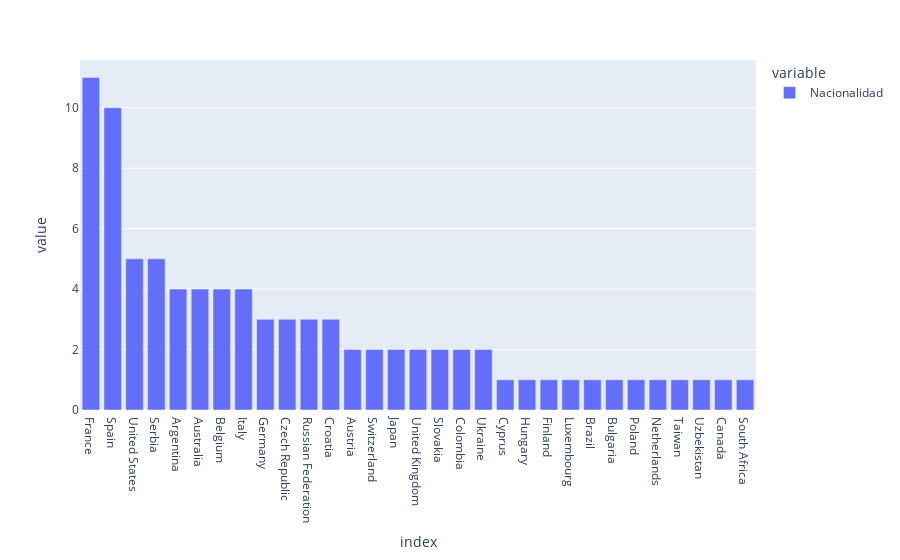

Write notebook code for a chart like this one.
### Code cell
px.bar(tdf_2012.Nacionalidad.value_counts())

### Figure 1 — Plotly figure (JSON) as saved in the notebook; plotly's stock layout.template omitted (floating-point values rounded to 4 significant figures)
{"data": [{"alignmentgroup": "True", "hovertemplate": "variable=Nacionalidad<br>index=%{x}<br>value=%{y}<extra></extra>", "legendgroup": "Nacionalidad", "marker": {"color": "#636efa"}, "name": "Nacionalidad", "offsetgroup": "Nacionalidad", "orientation": "v", "showlegend": true, "textposition": "auto", "type": "bar", "x": ["France", "Spain", "United States", "Serbia", "Argentina", "Australia", "Belgium", "Italy", "Germany", "Czech Republic", "Russian Federation", "Croatia", "Austria", "Switzerland", "Japan", "United Kingdom", "Slovakia", "Colombia", "Ukraine", "Cyprus", "Hungary", "Finland", "Luxembourg", "Brazil", "Bulgaria", "Poland", "Netherlands", "Taiwan", "Uzbekistan", "Canada", "South Africa"], "xaxis": "x", "y": [11, 10, 5, 5, 4, 4, 4, 4, 3, 3, 3, 3, 2, 2, 2, 2, 2, 2, 2, 1, 1, 1, 1, 1, 1, 1, 1, 1, 1, 1, 1], "yaxis": "y"}], "layout": {"barmode": "relative", "legend": {"title": {"text": "variable"}, "tracegroupgap": 0}, "margin": {"t": 60}, "xaxis": {"anchor": "y", "domain": [0, 1], "title": {"text": "index"}}, "yaxis": {"anchor": "x", "domain": [0, 1], "title": {"text": "value"}}}}
